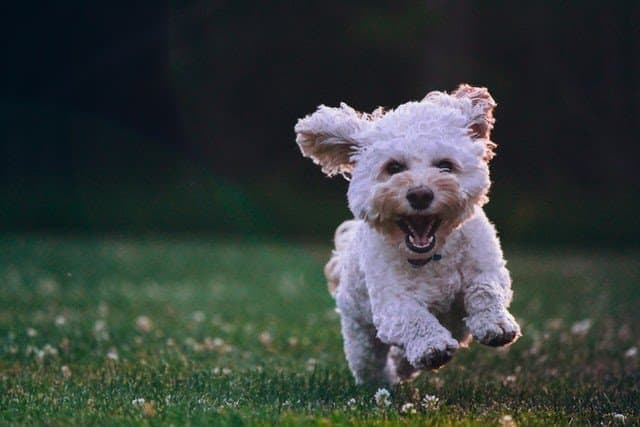
#> input picture images/image.png, 640 x 427 px, found by its file name
$ python crop.py
#> lines starting #> are read from the running program, lines starting #| are printed output that depends on the picture
import cv2

image = cv2.imread("images/image.png")
#> image is the input picture: shape (427, 640, 3); mean B, G, R 59.6, 63.1, 55.2

# Define crop region (y1:y2, x1:x2)
y1, y2 = 100, 400 # for cropping along the height
x1, x2 = 300, 600 # for cropping along the width

if image is not None:
    # Crop the image
    cropped = image[y1:y2, x1:x2]
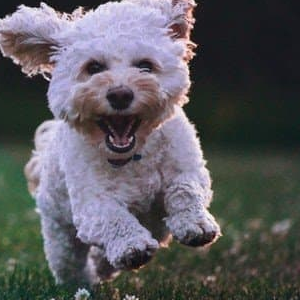
#> cropped: shape (300, 300, 3); mean B, G, R 95.3, 90.8, 92

    cv2.imwrite("images/cropped.png", cropped)

    cv2.imshow("Original", image)
    cv2.imshow("Cropped", cropped)
    cv2.waitKey(0)
    cv2.destroyAllWindows()
else:
    print("Error: Image not found")

$ run again, with images/hand.png copied over images/image.png
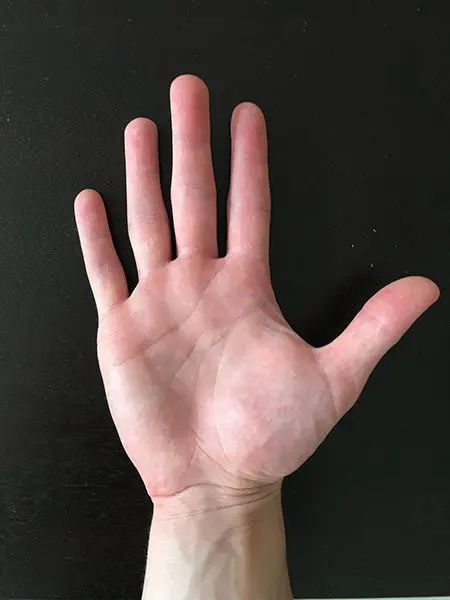
#> input picture images/hand.png, 450 x 600 px, found by its file name
#> image is the input picture: shape (600, 450, 3); mean B, G, R 67.1, 71, 84.7
#> `cropped = image[y1:y2, x1:x2]`:
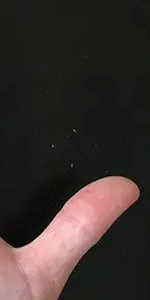
#> cropped: shape (300, 150, 3); mean B, G, R 44.4, 47.6, 56.8

$ run again, with images/nature.png copied over images/image.png
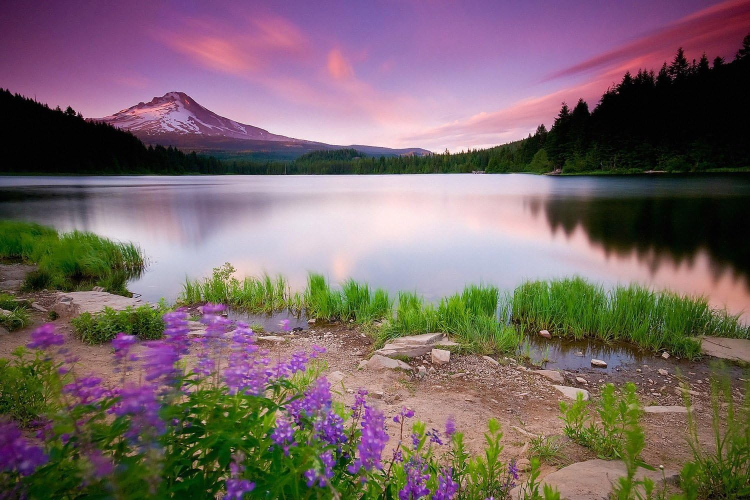
#> input picture images/nature.png, 1500 x 1000 px, found by its file name (shown at 1/2 size)
#> image is the input picture: shape (1000, 1500, 3); mean B, G, R 103.6, 102.7, 120
#> `cropped = image[y1:y2, x1:x2]`:
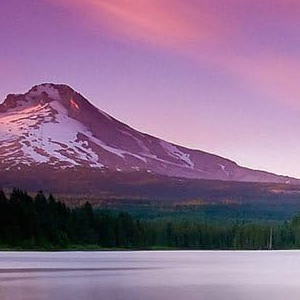
#> cropped: shape (300, 300, 3); mean B, G, R 141.8, 110.2, 140.6
